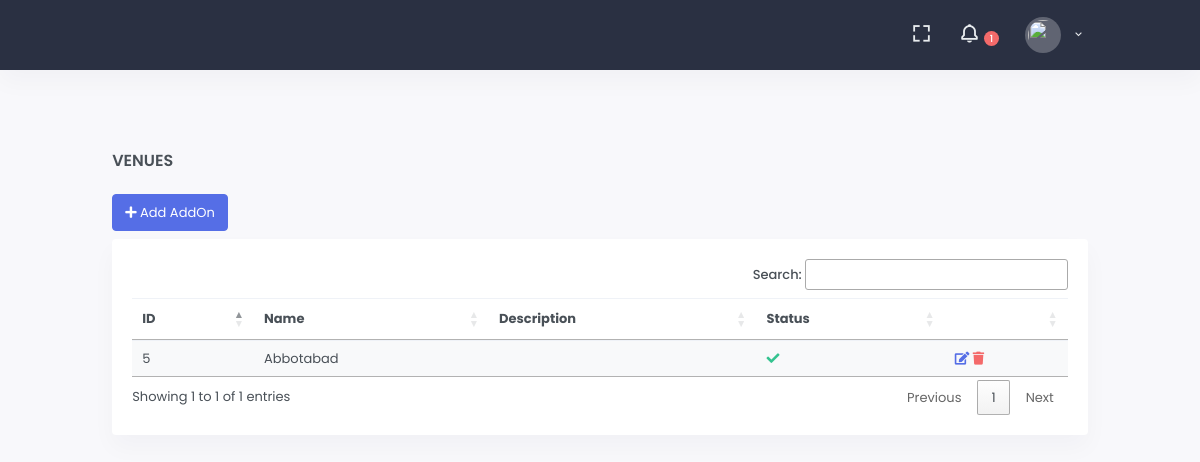
/a/venue/, run on the app's committed database.
### src/portals/admins/models.py (models this page shows, shortened)
class Venue(models.Model):
    name = models.CharField(max_length=255)
    description = models.TextField(null=True, blank=True)
    is_active = models.BooleanField(default=True)
    class Meta:
        ordering = ['-id']

### src/portals/admins/views.py (the view)
# urls.py: path('venue/', VenueListView.as_view(), name='venue-list-view'),
class VenueListView(ListView):
    queryset = Venue.objects.all()

### src/portals/admins/templates/admins/venue_list.html (shortened to what this page needs)
{% extends 'core/base.html' %}
{% load static %}
{% block page_heading %}
    Venues
{% endblock %}
{% block base_links %}
    <link rel="stylesheet" href="https://cdn.datatables.net/1.10.22/css/jquery.dataTables.min.css">
    <link rel="stylesheet" href="https://cdn.datatables.net/buttons/1.6.5/css/buttons.dataTables.min.css">
{% endblock %}
{% block content %}
    <div class="mb-2">
        <a href="{% url 'admin-portal:venue-create-view' %}" class="btn btn-primary">
            <i class="fa fa-plus"></i> Add AddOn
        </a>
    </div>
    <div class="card">
        <div class="card-body">
            {% if venue_list %}
                <div class="table-responsive">
                    <table class="table table-hover table-striped">
                        <thead>
                        <tr>
                            <th>ID</th>
                            <th>Name</th>
                            <th>Description</th>
                            <th>Status</th>
                            <th></th>
                        </tr>
                        </thead>
                        <tbody class="">
                        {% for row in venue_list %}
                            <tr>
                                <td>{{ row.pk }}</td>
                                <td>{{ row.name }}</td>
                                <td>{{ row.price }}</td>
                                <td>
                                    {% if row.is_active %}
                                        <i class="fa fa-check text-success"></i>
                                    {% else %}
                                        <i class="fa fa-times text-danger"></i>
                                    {% endif %}
                                </td>
                                <td>
                                    <a href="{% url 'admin-portal:venue-update-view' row.pk %}">
                                        <i class="fa fa-edit"></i></a>
                                    <a class="text-danger"
                                       href="{% url 'admin-portal:venue-delete-view' row.pk %}">
                                        <i class="fa fa-trash"></i></a>
                                </td>
                            </tr>
                        {% endfor %}
                        </tbody>
                    </table>
                </div>
            {% else %}
                <p>
                <h5 class="card-title text-danger">No Venues added by administration.</h5>
                </p>
            {% endif %}
        </div>
    </div>
{% endblock %}

### data on the page
Venue: pk "5", name "Abbotabad", is_active True (drawn)
